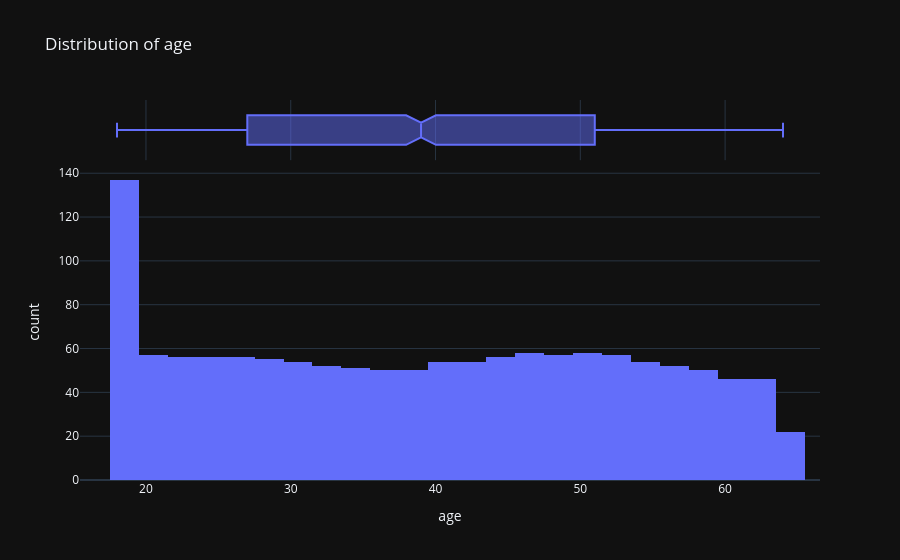
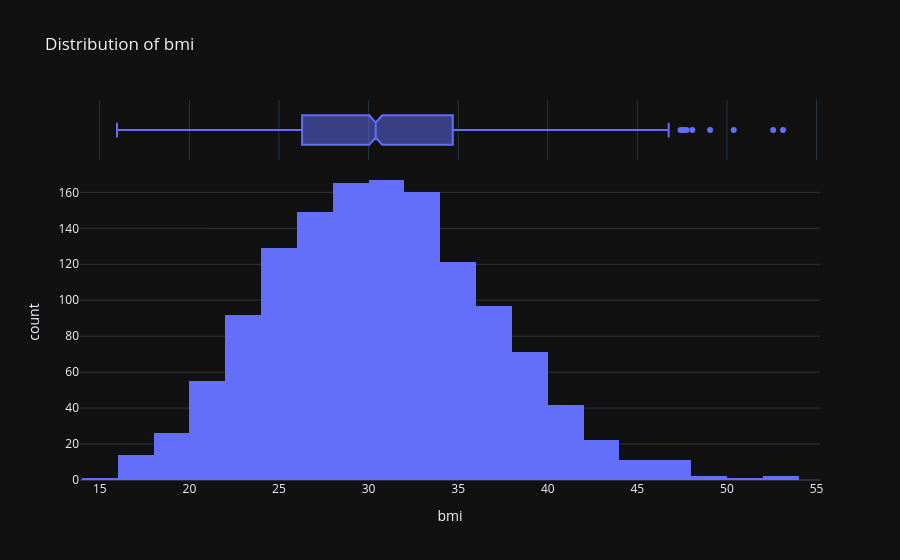
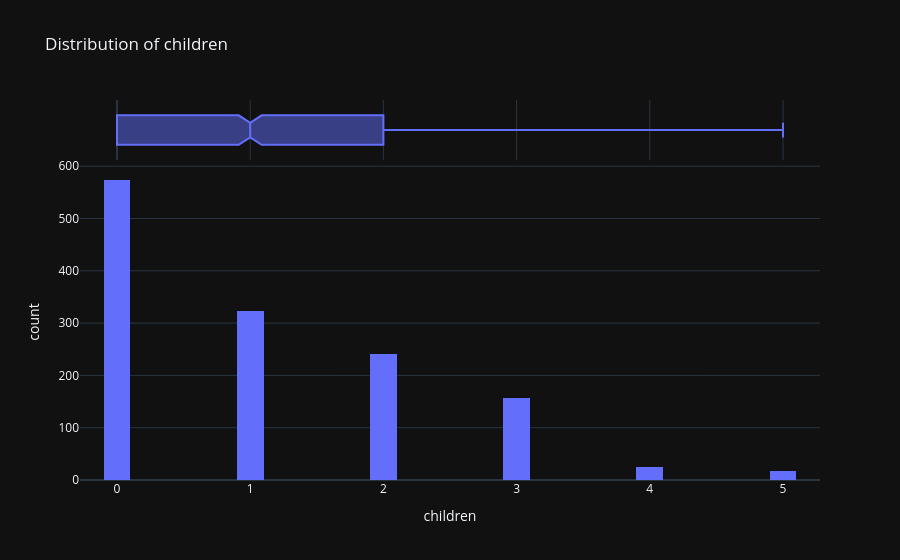
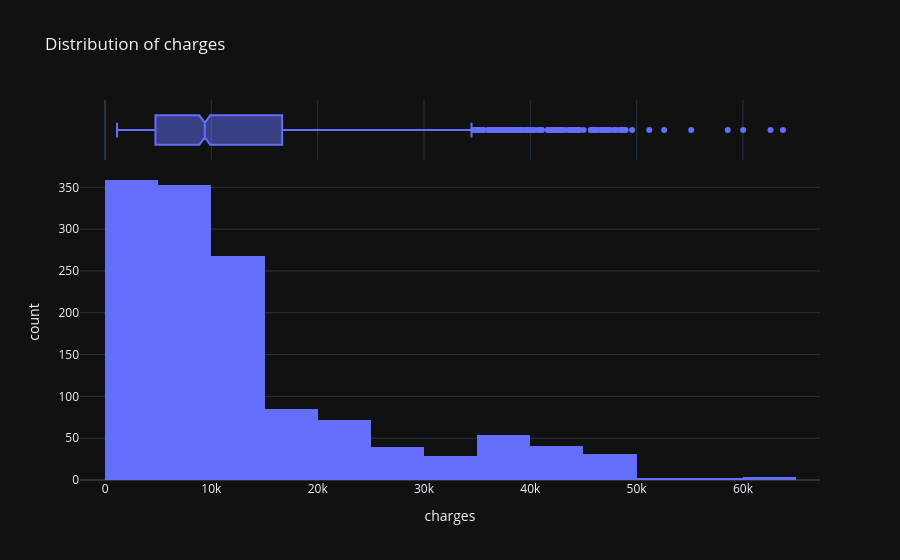

These figures' notebook cell, in order:
### Markdown cell above
the dataset contains 1338 rows and 7 columns, with no missing values. 3 categorical columns were identified and  will later be encoded before modelling. 4 numerical columns identified and there is a need to check for skewness, outliers and scale using approriate scaler.

Insights

Age is well-distributed and symmetric, making it a stable and reliable feature with no major outlier concerns.

BMI shows a slight right skew with some extreme high values, indicating potential health-risk outliers.

Children is a discrete, low-range feature (mostly 0–2), suggesting limited variability and likely weaker predictive power.

Charges (target) is heavily right-skewed with very high variance, meaning a small group of individuals drives a large portion of costs.

Presence of outliers in both BMI and charges suggests potential non-linear relationships and sensitivity in modeling.

✅ Recommendations

Transform the target variable (charges) using a log transformation to reduce skewness and improve model performance.

Handle outliers carefully:

Investigate extreme values rather than blindly removing them

Consider robust models (e.g., tree-based algorithms)

Feature engineering:

Bin BMI into categories (e.g., normal, overweight, obese)

Treat children as a categorical/ordinal feature

Modeling strategy:

Avoid relying solely on linear models due to skewness and non-linearity

Use models like Random Forest or Gradient Boosting

Further EDA:

Analyze relationships between age, BMI, and charges

Identify drivers of high-cost cases (e.g., extreme BMI segments)

### Code cell
#univariate analysis to check for distributions and identify skewness
num_cols = df.select_dtypes(include='number').columns
cat_cols = df.select_dtypes(include='object').columns

for col in num_cols:
    # Histogram
    fig_hist = px.histogram(
           df,
           x=col,
           nbins=30,
           title=f"Distribution of {col}",
           marginal="box"  # adds boxplot on top
    )
    fig_hist.show()

### Figure 1 — Plotly figure (JSON) as saved in the notebook; plotly's stock layout.template omitted (floating-point values rounded to 4 significant figures; data arrays with more than 128 entries replaced by an {"elided": "..."} marker saying what was removed)
{"data": [{"bingroup": "x", "hovertemplate": "age=%{x}<br>count=%{y}<extra></extra>", "legendgroup": "", "marker": {"color": "#636efa", "pattern": {"shape": ""}}, "name": "", "nbinsx": 30, "orientation": "v", "showlegend": false, "x": {"elided": "1338 int values"}, "xaxis": "x", "yaxis": "y", "type": "histogram"}, {"hovertemplate": "age=%{x}<extra></extra>", "legendgroup": "", "marker": {"color": "#636efa"}, "name": "", "notched": true, "showlegend": false, "x": {"elided": "1338 int values"}, "xaxis": "x2", "yaxis": "y2", "type": "box"}], "layout": {"xaxis": {"anchor": "y", "domain": [0.0, 1.0], "title": {"text": "age"}}, "yaxis": {"anchor": "x", "domain": [0.0, 0.8316], "title": {"text": "count"}}, "xaxis2": {"anchor": "y2", "domain": [0.0, 1.0], "matches": "x", "showticklabels": false, "showgrid": true}, "yaxis2": {"anchor": "x2", "domain": [0.8416, 1.0], "matches": "y2", "showticklabels": false, "showline": false, "ticks": "", "showgrid": false}, "legend": {"tracegroupgap": 0}, "title": {"text": "Distribution of age"}, "barmode": "relative"}}

### Figure 2 — Plotly figure (JSON) as saved in the notebook; plotly's stock layout.template omitted (floating-point values rounded to 4 significant figures; data arrays with more than 128 entries replaced by an {"elided": "..."} marker saying what was removed)
{"data": [{"bingroup": "x", "hovertemplate": "bmi=%{x}<br>count=%{y}<extra></extra>", "legendgroup": "", "marker": {"color": "#636efa", "pattern": {"shape": ""}}, "name": "", "nbinsx": 30, "orientation": "v", "showlegend": false, "x": {"elided": "1338 float values"}, "xaxis": "x", "yaxis": "y", "type": "histogram"}, {"hovertemplate": "bmi=%{x}<extra></extra>", "legendgroup": "", "marker": {"color": "#636efa"}, "name": "", "notched": true, "showlegend": false, "x": {"elided": "1338 float values"}, "xaxis": "x2", "yaxis": "y2", "type": "box"}], "layout": {"xaxis": {"anchor": "y", "domain": [0.0, 1.0], "title": {"text": "bmi"}}, "yaxis": {"anchor": "x", "domain": [0.0, 0.8316], "title": {"text": "count"}}, "xaxis2": {"anchor": "y2", "domain": [0.0, 1.0], "matches": "x", "showticklabels": false, "showgrid": true}, "yaxis2": {"anchor": "x2", "domain": [0.8416, 1.0], "matches": "y2", "showticklabels": false, "showline": false, "ticks": "", "showgrid": false}, "legend": {"tracegroupgap": 0}, "title": {"text": "Distribution of bmi"}, "barmode": "relative"}}

### Figure 3 — Plotly figure (JSON) as saved in the notebook; plotly's stock layout.template omitted (floating-point values rounded to 4 significant figures; data arrays with more than 128 entries replaced by an {"elided": "..."} marker saying what was removed)
{"data": [{"bingroup": "x", "hovertemplate": "children=%{x}<br>count=%{y}<extra></extra>", "legendgroup": "", "marker": {"color": "#636efa", "pattern": {"shape": ""}}, "name": "", "nbinsx": 30, "orientation": "v", "showlegend": false, "x": {"elided": "1338 int values"}, "xaxis": "x", "yaxis": "y", "type": "histogram"}, {"hovertemplate": "children=%{x}<extra></extra>", "legendgroup": "", "marker": {"color": "#636efa"}, "name": "", "notched": true, "showlegend": false, "x": {"elided": "1338 int values"}, "xaxis": "x2", "yaxis": "y2", "type": "box"}], "layout": {"xaxis": {"anchor": "y", "domain": [0.0, 1.0], "title": {"text": "children"}}, "yaxis": {"anchor": "x", "domain": [0.0, 0.8316], "title": {"text": "count"}}, "xaxis2": {"anchor": "y2", "domain": [0.0, 1.0], "matches": "x", "showticklabels": false, "showgrid": true}, "yaxis2": {"anchor": "x2", "domain": [0.8416, 1.0], "matches": "y2", "showticklabels": false, "showline": false, "ticks": "", "showgrid": false}, "legend": {"tracegroupgap": 0}, "title": {"text": "Distribution of children"}, "barmode": "relative"}}

### Figure 4 — Plotly figure (JSON) as saved in the notebook; plotly's stock layout.template omitted (floating-point values rounded to 4 significant figures; data arrays with more than 128 entries replaced by an {"elided": "..."} marker saying what was removed)
{"data": [{"bingroup": "x", "hovertemplate": "charges=%{x}<br>count=%{y}<extra></extra>", "legendgroup": "", "marker": {"color": "#636efa", "pattern": {"shape": ""}}, "name": "", "nbinsx": 30, "orientation": "v", "showlegend": false, "x": {"elided": "1338 float values"}, "xaxis": "x", "yaxis": "y", "type": "histogram"}, {"hovertemplate": "charges=%{x}<extra></extra>", "legendgroup": "", "marker": {"color": "#636efa"}, "name": "", "notched": true, "showlegend": false, "x": {"elided": "1338 float values"}, "xaxis": "x2", "yaxis": "y2", "type": "box"}], "layout": {"xaxis": {"anchor": "y", "domain": [0.0, 1.0], "title": {"text": "charges"}}, "yaxis": {"anchor": "x", "domain": [0.0, 0.8316], "title": {"text": "count"}}, "xaxis2": {"anchor": "y2", "domain": [0.0, 1.0], "matches": "x", "showticklabels": false, "showgrid": true}, "yaxis2": {"anchor": "x2", "domain": [0.8416, 1.0], "matches": "y2", "showticklabels": false, "showline": false, "ticks": "", "showgrid": false}, "legend": {"tracegroupgap": 0}, "title": {"text": "Distribution of charges"}, "barmode": "relative"}}
